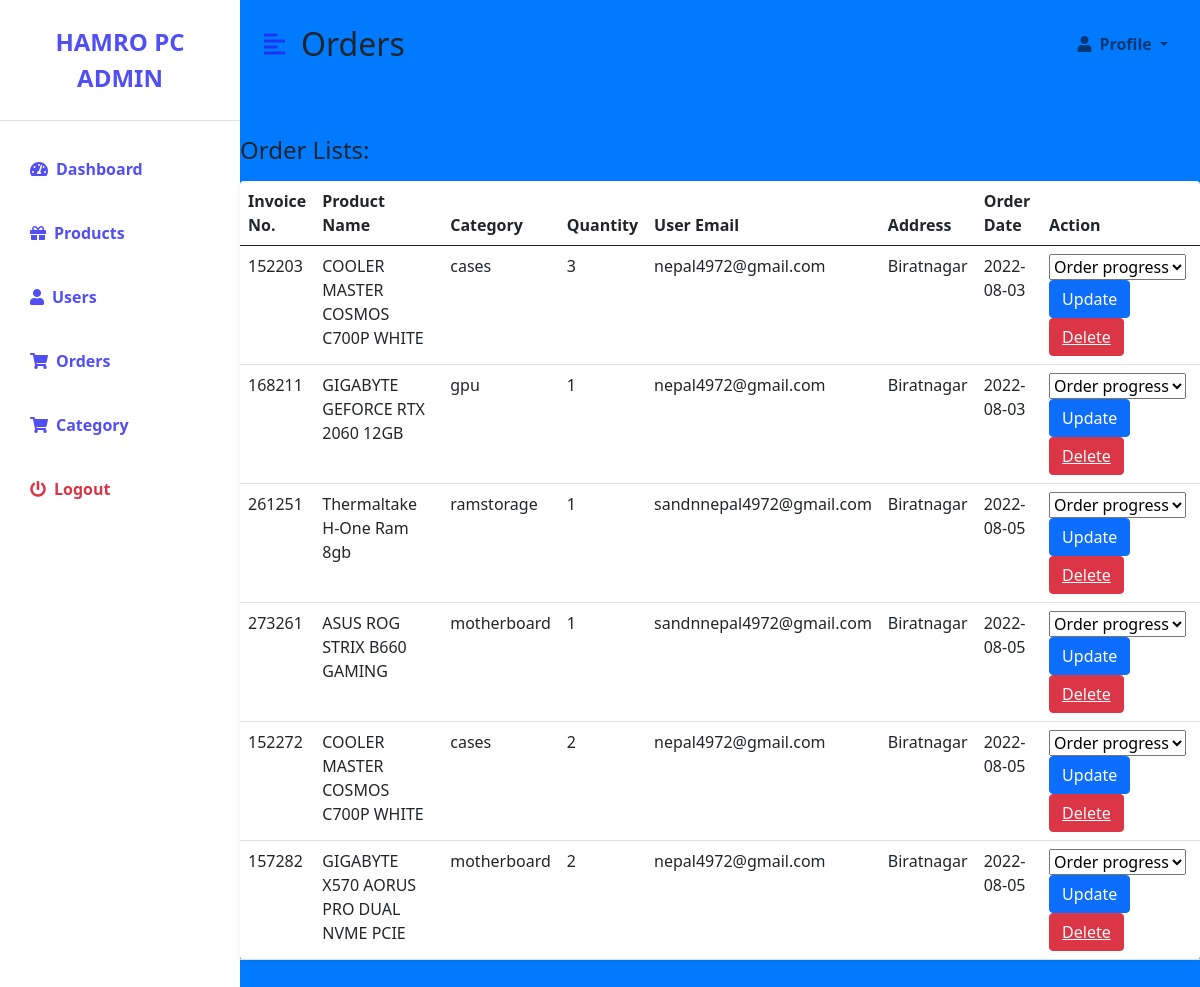
The page /admin/ordertable.php (signed in) on the database as committed earlier.
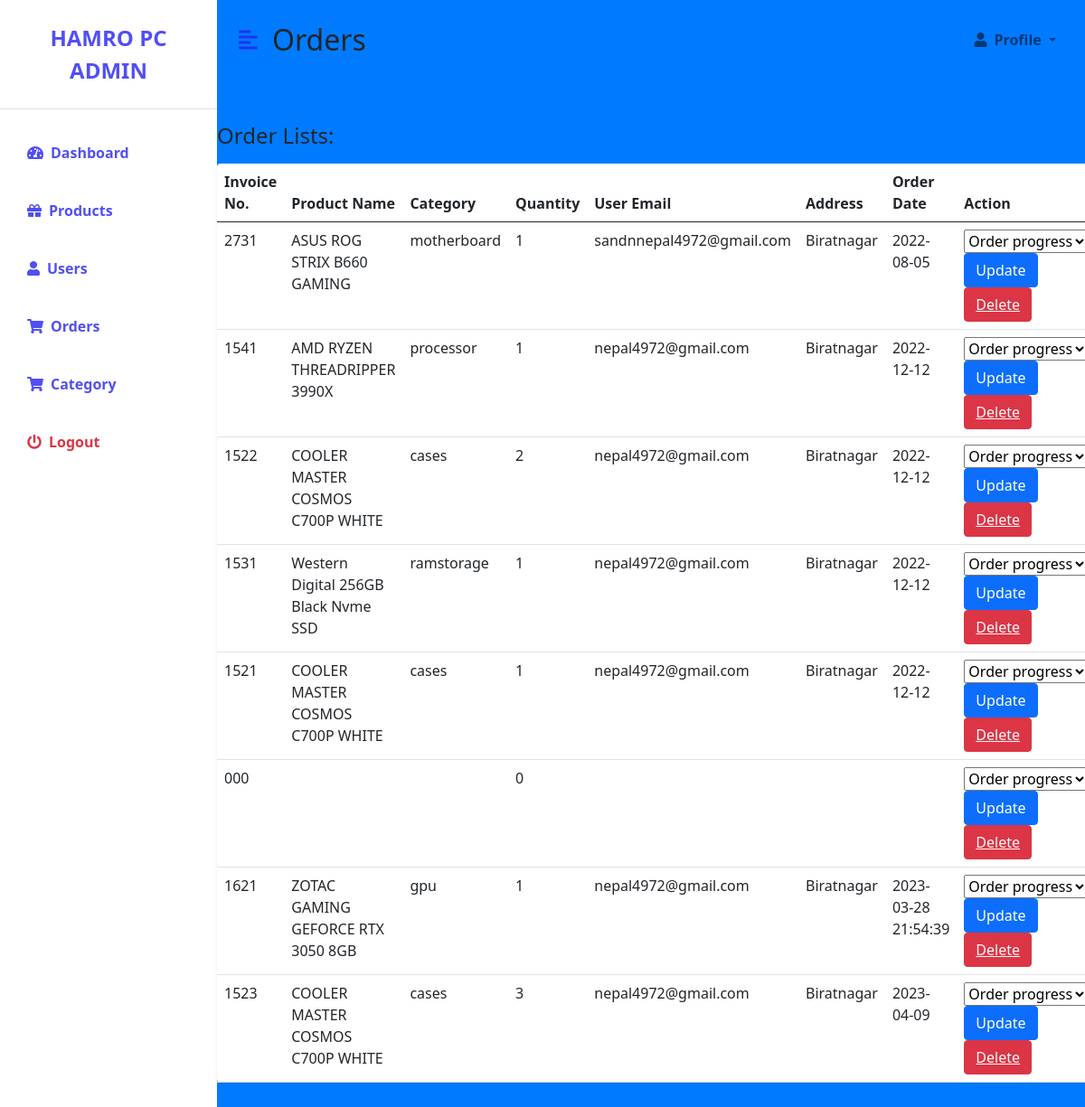
The same page on the database as committed later.
### tables this page shows
CREATE TABLE `ordertable` (
  `userID` int(11) NOT NULL,
  `productID` int(11) NOT NULL,
  `productQuantity` int(11) NOT NULL,
  `orderdate` varchar(50) NOT NULL,
  `order_progress` varchar(255) NOT NULL,
  `payment` varchar(255) NOT NULL,
  `InvoiceNo` varchar(255) NOT NULL
);

CREATE TABLE `product` (
  `productID` int(11) NOT NULL,
  `name` varchar(100) NOT NULL,
  `price` int(11) NOT NULL,
  `description` varchar(255) NOT NULL,
  `category` varchar(100) NOT NULL,
  `image` varchar(255) NOT NULL,
  `stock` int(150) NOT NULL,
  `prodtype` varchar(255) NOT NULL
);

CREATE TABLE `user` (
  `userID` int(100) NOT NULL,
  `name` varchar(200) NOT NULL,
  `email` varchar(200) NOT NULL,
  `phone` varchar(100) NOT NULL,
  `password` varchar(200) NOT NULL,
  `address` varchar(200) NOT NULL,
  `type` varchar(100) NOT NULL,
  `regdate` int(50) NOT NULL
);

### admin/ordertable.php (the view, shortened to what the changed rows need)
<?php
include '../connect.php';
?>
<!DOCTYPE html>
<html lang="en">
<head>
    <link href="https://cdn.jsdelivr.net/npm/bootstrap@5.0.0-beta3/dist/css/bootstrap.min.css" rel="stylesheet" />
    <link rel="stylesheet" href="https://cdnjs.cloudflare.com/ajax/libs/font-awesome/5.15.3/css/all.min.css" />
    <link rel="stylesheet" href="styles.css" />
</head>
<body>
<?php if(isset($_SESSION['type']) && $_SESSION['type']=='admin'){ ?>
    <div class="d-flex" id="wrapper">
        <div id="page-content-wrapper">
            <nav class="navbar navbar-expand-lg navbar-light bg-transparent py-4 px-4">
                <div class="d-flex align-items-center">
                    <h2 class="fs-2 m-0">Orders</h2>
                </div>
            </nav>
                <div class="row my-5">
                    <div class="col">
                        <table class="table bg-white rounded shadow-sm  table-hover">
                            <thead>
                                <tr>
                                    <th scope="col" width="50">Invoice No.</th>
                                    <th scope="col">Product Name</th>
                                    <th scope="col">Category</th>
                                    <th scope="col">Quantity</th>
                                    <th scope="col">User Email</th>
                                    <th scope="col" width="50">Address</th>
                                    <th scope="col">Order Date</th>
                                    <th scope="col">Action</th>
                                </tr>
                            </thead>
                            <tbody>
                            <?php
                    $sql = 'select * from ordertable';
                    $result = mysqli_query($link, $sql);
                    while ($row = mysqli_fetch_assoc($result)) {
                        echo '<tr>';
                        echo '<td>'. $row['userID'] . $row['productID'] . $row['InvoiceNo']. $row['productQuantity']. '</td>';
                        $sql2 = 'select * from product where productID="'.$row['productID'].'"';
                        $result2 = mysqli_query($link, $sql2);
                        $row2 = mysqli_fetch_assoc($result2);
                        echo '<td>'.$row2["name"].'</td>';
                        echo '<td>'.$row2["category"].'</td>';
                        echo '<td>'.$row["productQuantity"].'</td>';
                        $sql3 = 'select * from user where userID="'.$row['userID'].'"';
                        $result3 = mysqli_query($link,$sql3);
                        $row3 = mysqli_fetch_assoc($result3);
                        echo '<td>'.$row3["email"].'</td>';
                        $sql3 = 'select * from user where userID='.$row['userID'].'';
                        $result3 = mysqli_query($link,$sql3);
                        $row3 = mysqli_fetch_assoc($result3);
                        echo '<td>'.$row3["address"].'</td>'?>
                        <td><?php echo $row['orderdate'] ?></td>
                        <td>
                        <form action="orderprogupdate.php" method="GET">
                        <select name="prodprogress">
                            <option value="<?php echo $row['order_progress'];?>">Order progress</option>
                        </select>
                        <input type="submit" name="orderprog" value="Update" class="btn btn-primary" onclick="return confirm('You Are Sure?');"></a>
                        </form>
                        <button class="btn btn-danger">
                            <a href="orderdelete.php?orderdeleteid=<?php echo $row['InvoiceNo'];?>" class="text-light" onclick="return confirm('Want To Delete This Order?');">Delete</a>
                        </button>
                            </td>
                              </tr><?php
                    }
                    ?>
                            </tbody>
                        </table>
                    </div>
                </div>
            </div>
        </div>
<?php } else{
    header("Location: index.php");
}?>
</body>
</html>

Rows that differ between the two databases and show on the page:
removed ordertable: userID "1", productID "52", InvoiceNo "20", productQuantity "3", productID.name "COOLER MASTER COSMOS C700P WHITE", productID.category "cases", userID.email "nepal4972@gmail.com", userID.address "Biratnagar", orderdate "2022-08-03"
removed ordertable: userID "1", productID "68", InvoiceNo "21", productQuantity "1", productID.name "GIGABYTE GEFORCE RTX 2060 12GB", productID.category "gpu", userID.email "nepal4972@gmail.com", userID.address "Biratnagar", orderdate "2022-08-03"
removed ordertable: userID "2", productID "61", InvoiceNo "25", productQuantity "1", productID.name "Thermaltake H-One Ram 8gb", productID.category "ramstorage", userID.email "sandnnepal4972@gmail.com", userID.address "Biratnagar", orderdate "2022-08-05"
removed ordertable: userID "2", productID "73", InvoiceNo "26", productQuantity "1", productID.name "ASUS ROG STRIX B660 GAMING", productID.category "motherboard", userID.email "sandnnepal4972@gmail.com", userID.address "Biratnagar", orderdate "2022-08-05"
removed ordertable: userID "1", productID "52", InvoiceNo "27", productQuantity "2", productID.name "COOLER MASTER COSMOS C700P WHITE", productID.category "cases", userID.email "nepal4972@gmail.com", userID.address "Biratnagar", orderdate "2022-08-05"
removed ordertable: userID "1", productID "57", InvoiceNo "28", productQuantity "2", productID.name "GIGABYTE X570 AORUS PRO DUAL NVME PCIE", productID.category "motherboard", userID.email "nepal4972@gmail.com", userID.address "Biratnagar", orderdate "2022-08-05"
added ordertable: userID "2", productID "73", productQuantity "1", productID.name "ASUS ROG STRIX B660 GAMING", productID.category "motherboard", userID.email "sandnnepal4972@gmail.com", userID.address "Biratnagar", orderdate "2022-08-05"
added ordertable: userID "1", productID "54", productQuantity "1", productID.name "AMD RYZEN THREADRIPPER 3990X", productID.category "processor", userID.email "nepal4972@gmail.com", userID.address "Biratnagar", orderdate "2022-12-12"
added ordertable: userID "1", productID "52", productQuantity "2", productID.name "COOLER MASTER COSMOS C700P WHITE", productID.category "cases", userID.email "nepal4972@gmail.com", userID.address "Biratnagar", orderdate "2022-12-12"
added ordertable: userID "1", productID "53", productQuantity "1", productID.name "Western Digital 256GB Black Nvme SSD", productID.category "ramstorage", userID.email "nepal4972@gmail.com", userID.address "Biratnagar", orderdate "2022-12-12"
added ordertable: userID "1", productID "52", productQuantity "1", productID.name "COOLER MASTER COSMOS C700P WHITE", productID.category "cases", userID.email "nepal4972@gmail.com", userID.address "Biratnagar", orderdate "2022-12-12"
added ordertable: userID "0", productID "0", productQuantity "0"
added ordertable: userID "1", productID "62", productQuantity "1", productID.name "ZOTAC GAMING GEFORCE RTX 3050 8GB", productID.category "gpu", userID.email "nepal4972@gmail.com", userID.address "Biratnagar", orderdate "2023-03-28 21:54:39"
added ordertable: userID "1", productID "52", productQuantity "3", productID.name "COOLER MASTER COSMOS C700P WHITE", productID.category "cases", userID.email "nepal4972@gmail.com", userID.address "Biratnagar", orderdate "2023-04-09"
